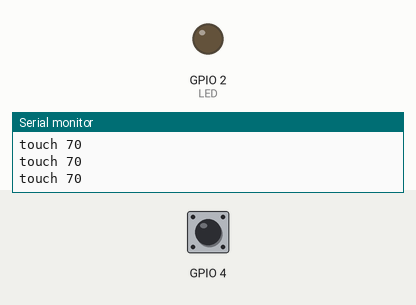
Recording of a sketch running on a simulated ESP32. On the bench: output pins drawn as LEDs (lit = HIGH), the last lines printed to the serial monitor. Inputs (shaded band) come from the test bench; at power-on: GPIO 4 HIGH.

Above: at 1.2 s.
1.3 s: GPIO 4 pulled LOW for 0.15 s
At 1.38 s:
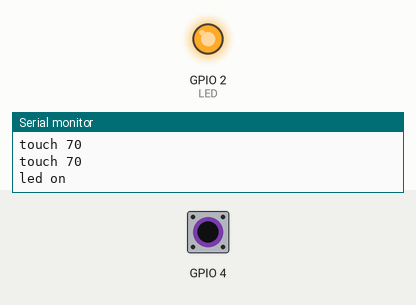
2.9 s: GPIO 4 pulled LOW for 3.2 s
At 6.5 s:
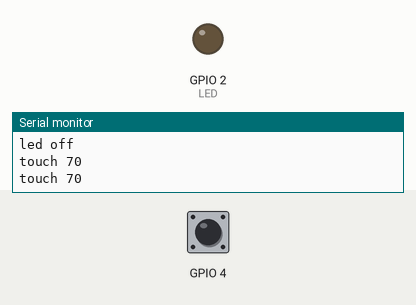
Timing chart, 0 to 8.0 s (numbered marks = the images above; inputs shaded):
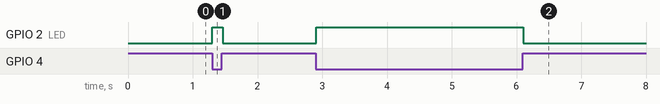

The sketch:

touch-led.ino
```cpp
// touch-led (ESP32) — the gallery's ESP32 touch example (BT161): a touch pad on T0 (GPIO4) lights
// the LED on GPIO2 (the DevKit's own blue LED, and the breadboard's red one) while a finger is on
// it. The ESP32's readings fall when touched: below 40 counts as touched (Arduino's ESP32 touch
// examples' threshold). Prints "touch <value>" every 200 ms and "led on" / "led off" on a change.
const int LED = 2;
const uint16_t THRESHOLD = 40;
bool lit = false;

void setup() {
  Serial.begin(115200);
  pinMode(LED, OUTPUT);
  digitalWrite(LED, LOW);
  Serial.println("touch led ready");
}

void loop() {
  static uint32_t last = 0;
  uint16_t value = touchRead(T0);
  bool touched = value < THRESHOLD;
  if (touched != lit) {
    lit = touched;
    digitalWrite(LED, lit ? HIGH : LOW);
    Serial.println(lit ? "led on" : "led off");
  }
  if (millis() - last >= 200) {
    last = millis();
    Serial.printf("touch %u\n", (unsigned)value);
  }
  delay(20);
}
```

Measured:
- after the input at 1.3 s, GPIO 2 (LED): LOW → HIGH at once, → LOW 0.16 s later
- after the input at 2.9 s, GPIO 2 (LED): LOW → HIGH at once, → LOW 3.2 s later
